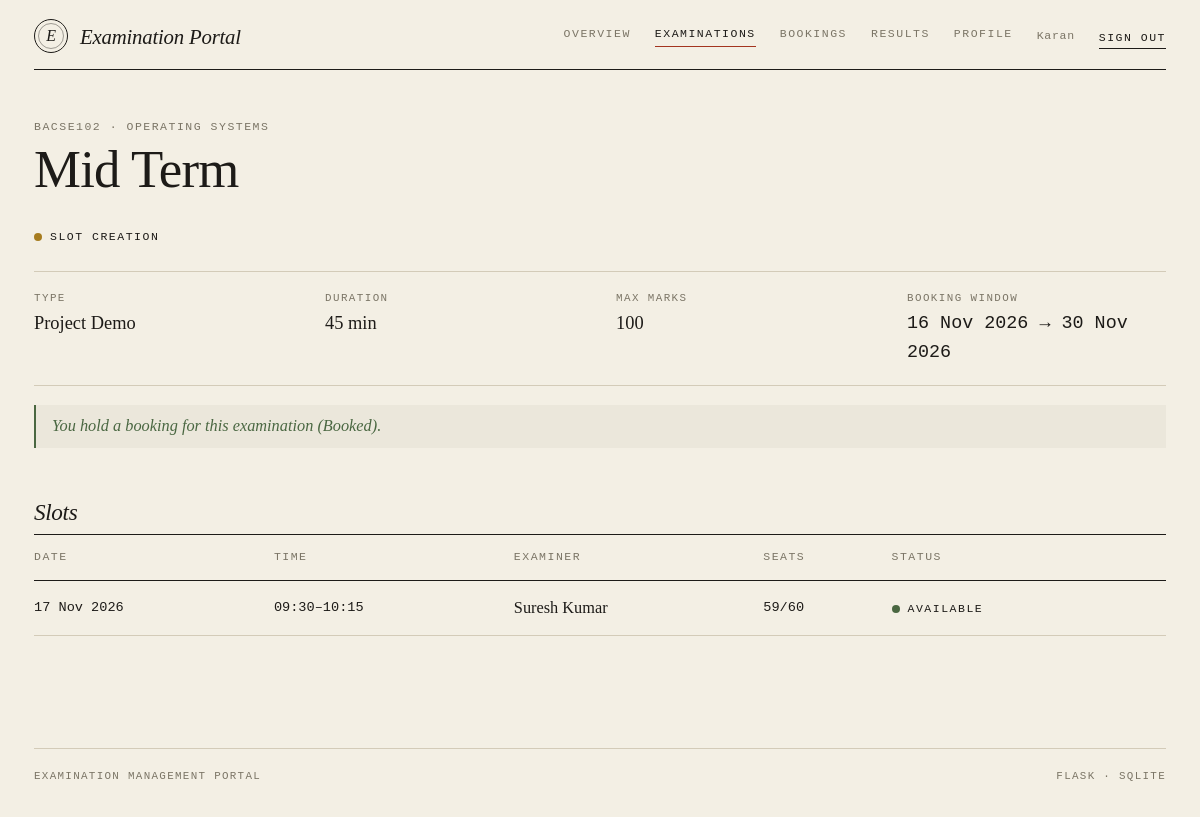
Page /student/exams/2 (signed in) on the committed database.
### tables this page shows
CREATE TABLE users (
    id            INTEGER PRIMARY KEY AUTOINCREMENT,
    email         TEXT NOT NULL UNIQUE,
    password_hash TEXT NOT NULL,
    role          TEXT NOT NULL CHECK (role IN ('admin','examiner','student')),
    full_name     TEXT NOT NULL,
    phone         TEXT,
    department    TEXT,
    status        TEXT NOT NULL DEFAULT 'active'
                  CHECK (status IN ('active','pending','inactive')),
    created_on    TEXT NOT NULL DEFAULT (date('now','localtime'))
);

CREATE TABLE exams (
    id                INTEGER PRIMARY KEY AUTOINCREMENT,
    course_id         INTEGER NOT NULL REFERENCES courses(id),
    name              TEXT NOT NULL,
    type              TEXT NOT NULL
                      CHECK (type IN ('Viva','Practical','Project Demo','Assessment')),
    duration          INTEGER NOT NULL,              -- minutes
    max_marks         INTEGER NOT NULL,
    slot_create_start TEXT NOT NULL,
    slot_create_end   TEXT NOT NULL,
    book_start        TEXT NOT NULL,
    book_end          TEXT NOT NULL,
    status            TEXT NOT NULL DEFAULT 'Draft'
                      CHECK (status IN ('Draft','Slot Creation','Booking Open','Closed','Completed')),
    results_published INTEGER NOT NULL DEFAULT 0
);

CREATE TABLE bookings (
    id           INTEGER PRIMARY KEY AUTOINCREMENT,
    student_id   INTEGER NOT NULL REFERENCES users(id),
    slot_id      INTEGER NOT NULL REFERENCES slots(id),
    exam_id      INTEGER NOT NULL REFERENCES exams(id),
    booking_date TEXT NOT NULL DEFAULT (datetime('now','localtime')),
    status       TEXT NOT NULL DEFAULT 'Booked'
                 CHECK (status IN ('Booked','Cancelled','Completed'))
);

CREATE TABLE slots (
    id              INTEGER PRIMARY KEY AUTOINCREMENT,
    exam_id         INTEGER NOT NULL REFERENCES exams(id) ON DELETE CASCADE,
    examiner_id     INTEGER NOT NULL REFERENCES users(id),
    date            TEXT NOT NULL,
    start_time      TEXT NOT NULL,
    end_time        TEXT NOT NULL,
    capacity        INTEGER NOT NULL CHECK (capacity > 0),
    available_seats INTEGER NOT NULL,
    status          TEXT NOT NULL DEFAULT 'Available'
                    CHECK (status IN ('Available','Full','Cancelled','Completed'))
);

### routes/student.py (the view)
@bp.route("/exams/<int:eid>")
def exam(eid):
    db = get_db()
    e = db.execute(EXAM_SQL + " AND e.id=:id", {"me": g.user["id"], "id": eid}).fetchone()
    if not e:
        abort(404)
    slots = db.execute(
        "SELECT s.*, u.full_name AS examiner FROM slots s JOIN users u ON u.id=s.examiner_id "
        "WHERE s.exam_id=? AND s.status!='Cancelled' ORDER BY s.date, s.start_time", (eid,)).fetchall()
    rubrics = db.execute("SELECT * FROM rubrics WHERE exam_id=? ORDER BY id", (eid,)).fetchall()
    mine = db.execute("SELECT * FROM bookings WHERE exam_id=? AND student_id=? "
                      "AND status IN ('Booked','Completed')", (eid, g.user["id"])).fetchone()
    return render_template("student/exam.html", e=e, slots=slots, rubrics=rubrics, mine=mine,
                           is_open=booking_open(e))

### db.py (called while the page is built)
def _connect(path):
    con = sqlite3.connect(path, isolation_level=None)  # we manage transactions
    con.row_factory = sqlite3.Row
    con.execute("PRAGMA foreign_keys = ON")
    return con

def get_db():
    if "db" not in g:
        g.db = _connect(current_app.config["DATABASE"])
    return g.db

### logic.py (called while the page is built)
def booking_open(exam):
    return (exam["status"] == "Booking Open"
            and exam["book_start"] <= today() <= exam["book_end"])

def csrf_token():
    if "_csrf" not in session:
        session["_csrf"] = secrets.token_hex(16)
    return session["_csrf"]

def csrf_field():
    return Markup('<input type="hidden" name="_csrf" value="%s">' % csrf_token())

### routes/student.py (called while the page is built)
@bp.before_request
def guard():
    if not g.user:
        return redirect(url_for("auth.login"))
    if g.user["role"] != "student":
        abort(403)

### templates/student/exam.html (shortened to what this page needs)
{% extends 'base.html' %}
{% from 'macros.html' import head, st, post %}
{% block body %}
{{ head(e.code ~ ' · ' ~ e.course_name, e.name) }}
<div>{{ st(e.status) }}</div>
<dl class="facts">
  <div><dt>Type</dt><dd>{{ e.type }}</dd></div>
  <div><dt>Duration</dt><dd>{{ e.duration }} min</dd></div>
  <div><dt>Max marks</dt><dd>{{ e.max_marks }}</dd></div>
  <div><dt>Booking window</dt><dd class="mono">{{ e.book_start|dmy }} → {{ e.book_end|dmy }}</dd></div>
</dl>
{% if mine %}<div class="note note-ok">You hold a booking for this examination ({{ mine.status }}).</div>
{% elif not is_open %}<div class="note">Booking is not open for this examination.</div>{% endif %}
<section class="section">
  <div class="section-head"><h2>Slots</h2></div>
  {% if slots %}
  <div class="table-responsive"><table class="table">
    <thead><tr><th>Date</th><th>Time</th><th>Examiner</th><th>Seats</th><th>Status</th><th></th></tr></thead><tbody>
    {% for s in slots %}
    <tr><td class="mono">{{ s.date|dmy }}</td><td class="mono">{{ s.start_time }}–{{ s.end_time }}</td>
        <td>{{ s.examiner }}</td><td class="mono">{{ s.available_seats }}/{{ s.capacity }}</td><td>{{ st(s.status) }}</td>
        <td class="r"></td></tr>
    {% endfor %}</tbody></table></div>
  {% else %}<div class="empty">No slots have been published.</div>{% endif %}
</section>
{% endblock %}

### templates/macros.html (shortened to what this page needs)
{% macro st(s) %}<span class="st st-{{ s|slug }}">{{ s }}</span>{% endmacro %}
{% macro head(eyebrow, title, em='', lede='') %}
<div class="page-head">
  <div class="eyebrow">{{ eyebrow }}</div>
  <h1 class="title">{{ title }}{% if em %} <em>{{ em }}</em>{% endif %}</h1>
</div>
{% endmacro %}

### templates/nav.html
{% set links = {
  'admin': [('admin.dashboard','Overview'),('admin.courses','Courses'),('admin.exams','Examinations'),
            ('admin.examiners','Examiners'),('admin.students','Students'),('admin.slots','Slots'),
            ('admin.bookings','Bookings')],
  'examiner': [('examiner.dashboard','Overview')],
  'student': [('student.dashboard','Overview'),('student.exams','Examinations'),
              ('student.bookings','Bookings'),('student.results','Results'),('student.profile','Profile')]
} %}
<header class="site-nav">
  <a class="brand" href="{{ url_for('auth.index') }}"><span class="seal">E</span>Examination Portal</a>
  <nav class="nav-links">
    {% if g.user and not (g.user.role == 'examiner' and g.user.status != 'active') %}
      {% for ep, label in links[g.user.role] %}
        {% set u = url_for(ep) %}
        <a href="{{ u }}" class="{{ 'on' if ((request.path == u) if loop.first else request.path.startswith(u)) }}">{{ label }}</a>
      {% endfor %}
    {% endif %}
    {% if g.user %}
      <span class="who">{{ g.user.full_name }}</span>
      <form method="post" action="{{ url_for('auth.logout') }}" class="d-inline">{{ csrf_field() }}
        <button class="act">Sign out</button></form>
    {% endif %}
  </nav>
</header>

### static/css/style.css (style rules this page uses)
:root { --paper: #f3efe4; --paper-2: #e9e3d1; --ink: #1d1b18; --muted: #7b7566; --rule: #d3cbb8; --accent: #a3341f; --ok: #4a6741; --warn: #a67c1f; --serif: "Iowan Old Style", "Palatino Linotype", Palatino, "Book Antiqua", Georgia, serif; --mono: ui-monospace, "SF Mono", "Cascadia Mono", Menlo, Consolas, monospace; }
html, body { background: var(--paper); }
body { color: var(--ink); font-family: var(--serif); font-size: 1.02rem; line-height: 1.6; -webkit-font-smoothing: antialiased; }
a { color: var(--ink); text-decoration-color: var(--accent); text-underline-offset: 3px; }
h1, h2, h3 { font-weight: 400; letter-spacing: -0.015em; }
.mono { font-family: var(--mono); font-size: .85rem; }
.site-nav { display: flex; flex-wrap: wrap; gap: .8rem 2rem; align-items: center; justify-content: space-between; padding: 1.2rem 0 1rem; border-bottom: 1px solid var(--ink); }
.brand { display: flex; align-items: center; gap: .75rem; text-decoration: none; font-style: italic; font-size: 1.3rem; letter-spacing: -.01em; }
.seal { width: 34px; height: 34px; border: 1px solid var(--ink); border-radius: 50%; display: grid; place-items: center; position: relative; font-size: 1rem; }
.seal::after { content: ""; position: absolute; inset: 3px; border: 1px solid var(--ink); border-radius: 50%; opacity: .4; }
.nav-links { display: flex; flex-wrap: wrap; gap: .4rem 1.5rem; align-items: center; }
.nav-links a, .act, .eyebrow, .btn, th, .st, .form-label { font-family: var(--mono); font-size: .72rem; letter-spacing: .13em; text-transform: uppercase; }
.nav-links a { color: var(--muted); text-decoration: none; padding-bottom: 3px; border-bottom: 1px solid transparent; }
.nav-links a:hover, .nav-links a.on { color: var(--ink); }
.nav-links a.on { border-bottom-color: var(--accent); }
.who { font-family: var(--mono); font-size: .72rem; color: var(--muted); letter-spacing: .06em; }
.eyebrow { color: var(--muted); }
.page-head { margin: 3rem 0 1.6rem; }
.title { font-size: clamp(2.1rem, 4.4vw, 3.4rem); line-height: 1.04; margin: .35rem 0 0; }
.section { margin-top: 3.2rem; }
.section-head { display: flex; justify-content: space-between; align-items: baseline; border-bottom: 1px solid var(--ink); padding-bottom: .45rem; gap: 1rem; flex-wrap: wrap; }
.section-head h2 { font-size: 1.45rem; font-style: italic; margin: 0; }
.facts { display: grid; grid-template-columns: repeat(auto-fit, minmax(150px, 1fr)); gap: 1.1rem 2rem; margin: 1.4rem 0 0; padding: 1.1rem 0; border-top: 1px solid var(--rule); border-bottom: 1px solid var(--rule); }
.facts dt { font-family: var(--mono); font-size: .68rem; letter-spacing: .13em; text-transform: uppercase; color: var(--muted); font-weight: 400; }
.facts dd { margin: .1rem 0 0; font-size: 1.15rem; }
.table { --bs-table-bg: transparent; --bs-table-color: var(--ink); --bs-table-hover-bg: rgba(29, 27, 24, .035); --bs-table-hover-color: var(--ink); margin: 0; border-color: var(--rule); }
.table > :not(caption) > * > * { background: transparent; box-shadow: none; padding: .85rem .8rem .85rem 0; border-bottom: 1px solid var(--rule); vertical-align: middle; }
.table thead th { color: var(--muted); font-weight: 400; border-bottom: 1px solid var(--ink); white-space: nowrap; }
.table td.r, .table th.r { text-align: right; padding-right: 0; }
.table td.mono { white-space: nowrap; }
.st { display: inline-flex; align-items: center; gap: .5rem; white-space: nowrap; }
.st::before { content: ""; width: .5rem; height: .5rem; border-radius: 50%; background: var(--muted); }
.st-available::before, .st-active::before, .st-booked::before, .st-booking-open::before { background: var(--ok); }
.st-pending::before, .st-draft::before, .st-slot-creation::before { background: var(--warn); }
.act { color: var(--ink); text-decoration: none; border: 0; background: none; padding: 0; border-bottom: 1px solid var(--ink); margin-right: 1rem; cursor: pointer; }
.act:last-child { margin-right: 0; }
.note { border-left: 2px solid var(--ink); padding: .5rem 1rem; margin: 1.2rem 0 0; font-style: italic; background: rgba(29, 27, 24, .035); }
.note-ok { border-color: var(--ok); color: var(--ok); }

### rows in the picture
users: user.full_name "Karan"
exams: name "Mid Term", status "SLOT CREATION", type "Project Demo", duration "45", max_marks "100", book_start|dmy "16 Nov 2026", book_end|dmy "30 Nov 2026"
bookings: status "Booked"
slots: date|dmy "17 Nov 2026", start_time "09:30", end_time "10:15", examiner "Suresh Kumar", available_seats "59", capacity "60", status "AVAILABLE"

### other values in the picture
{{ label }} "OVERVIEW" "EXAMINATIONS" "BOOKINGS" "RESULTS" "PROFILE"
{{ eyebrow }} "BACSE102 · OPERATING SYSTEMS"
